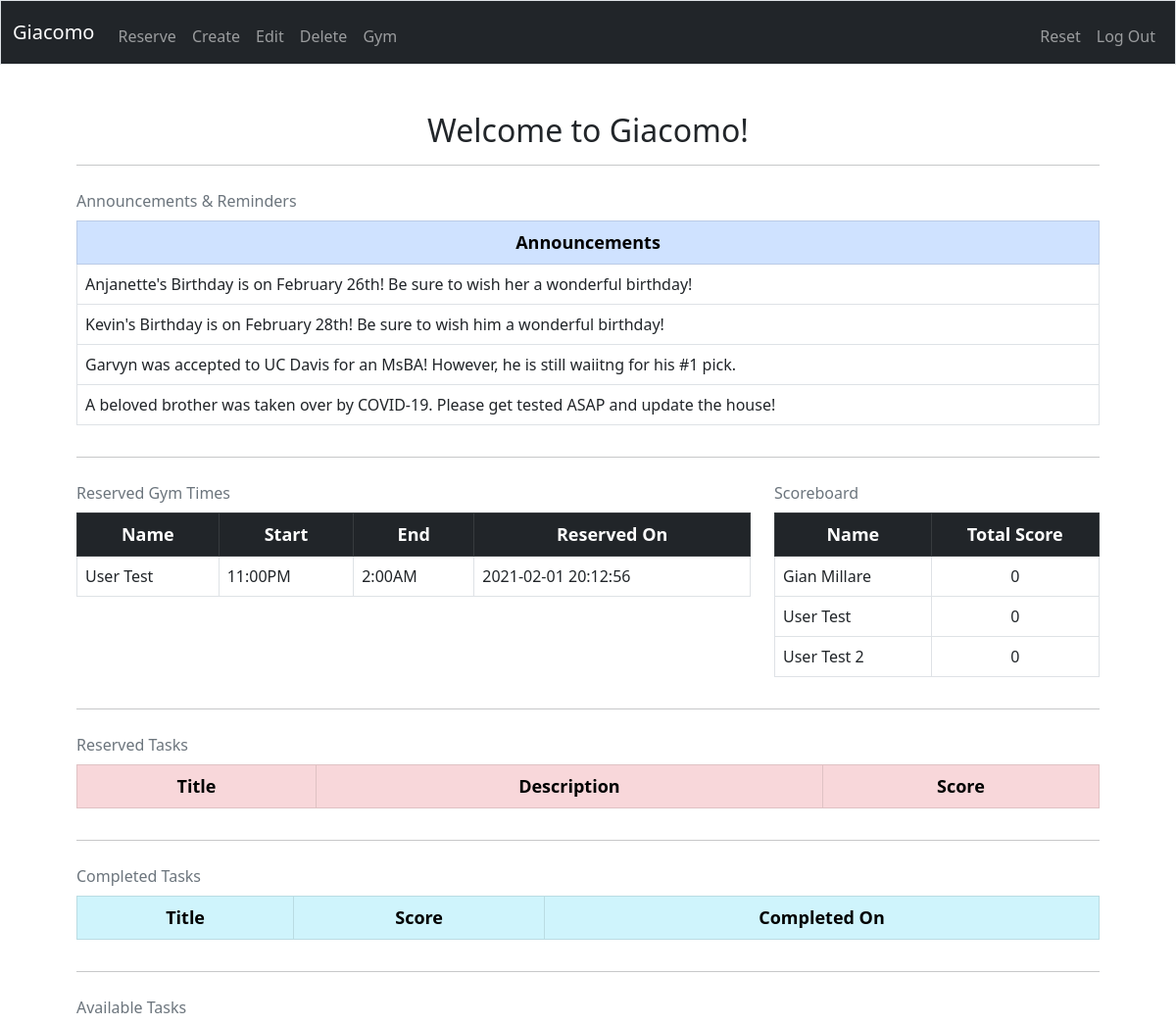
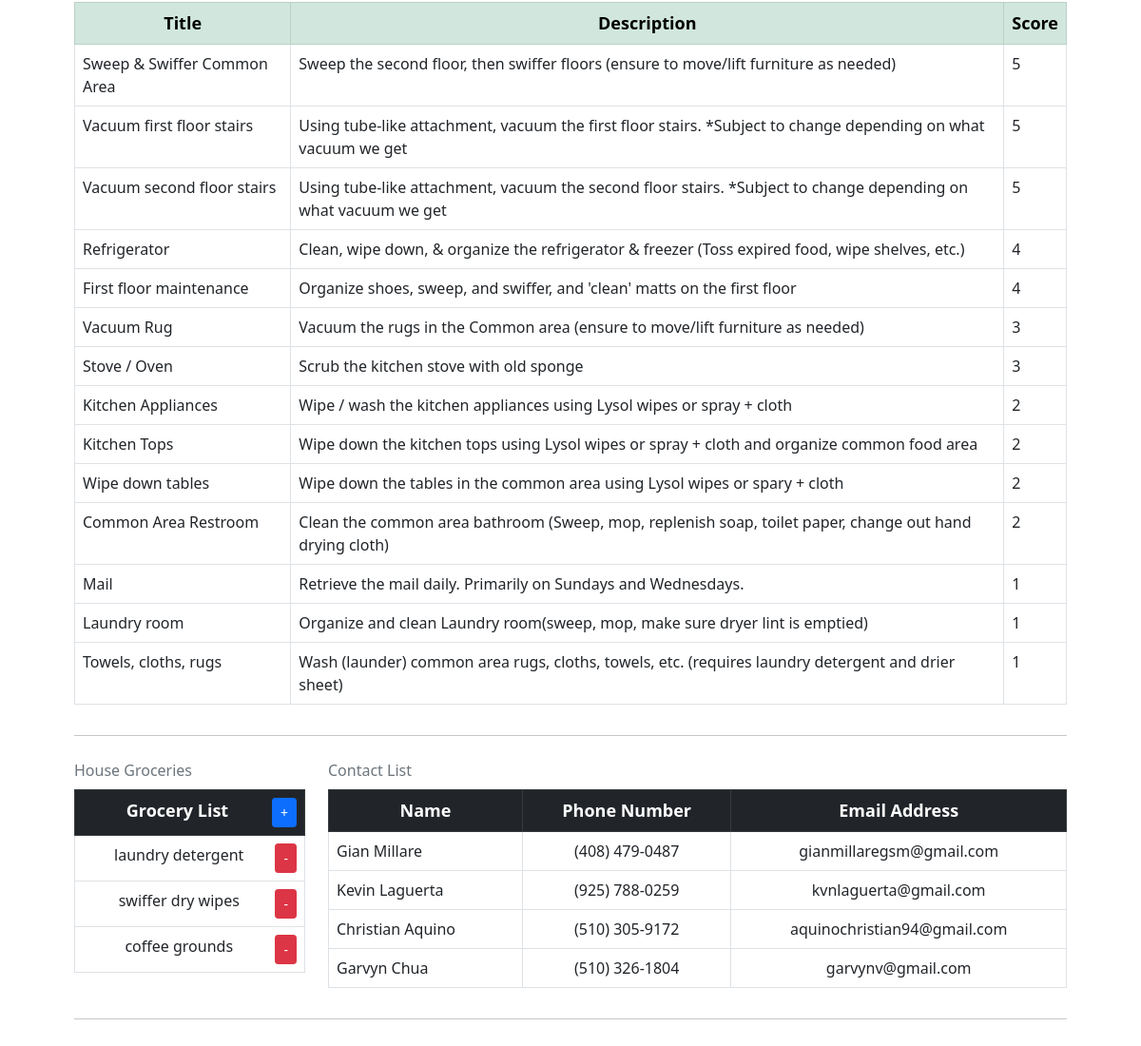
The app's page / (signed in) with its own data (2 pictures, top to bottom).
### tables this page shows
CREATE TABLE "reserved_gym" (
reserve_id INTEGER PRIMARY KEY AUTOINCREMENT NOT NULL,
user_id INTEGER NOT NULL,
start TEXT NOT NULL,
end TEXT NOT NULL,
date DATE DEFAULT (datetime('now','localtime')));

CREATE TABLE 'housemates' (
'id' INTEGER PRIMARY KEY AUTOINCREMENT NOT NULL,
'name' VARCHAR(255) NOT NULL,
'username' VARCHAR(255) NOT NULL,
'password' VARCHAR(255) NOT NULL
);

CREATE TABLE tasks (
task_id INTEGER PRIMARY KEY AUTOINCREMENT NOT NULL,
user_id INTEGER NOT NULL DEFAULT 0,
title TEXT NOT NULL,
description TEXT NOT NULL,
score INTEGER NOT NULL DEFAULT 1);

CREATE TABLE 'groceries' (
'item_id' INTEGER PRIMARY KEY AUTOINCREMENT NOT NULL,
'user_id' INTEGER NOT NULL DEFAULT 0,
'item' TEXT NOT NULL);

CREATE TABLE 'contacts' (
'name' TEXT NOT NULL,
'phone' TEXT NOT NULL,
'email' TEXT NOT NULL);

### app.py (the view, shortened to what this page needs)
@app.route("/", methods=["GET", "POST"])
@login_required
def index():
    c.execute("""
    SELECT reserve_id, title, description, score FROM reserved WHERE user_id = :user_id
    """, {"user_id": session["user_id"]})
    rows = c.fetchall()
    user_reserved_tasks = []
    c.execute("""
    SELECT title, score, completed_on FROM completed_tasks WHERE user_id = :user_id
    """, {"user_id": session["user_id"]})
    rows = c.fetchall()
    user_completed_tasks = []
    for row in rows:
        user_completed_tasks.append({
            "title": row[0],
            "score": row[1],
            "completed_on": row[2]
        })
    c.execute("""
    SELECT name, start, end, date FROM housemates
    INNER JOIN reserved_gym
    ON housemates.id = reserved_gym.user_id
    """)
    results = c.fetchall()
    display_reserved_gym = []
    for i in results:
        display_reserved_gym.append({
            "name": i[0],
            "start": i[1],
            "end": i[2],
            "date": i[3]
        })
    c.execute("""
    SELECT name, sum(score) FROM housemates
    INNER JOIN completed_tasks
    ON housemates.id = completed_tasks.user_id
    GROUP BY name;
    """)
    results = c.fetchall()
    scoreboard = []
    for i in results:
        scoreboard.append({
            "name": i[0],
            "score": i[1]
        })
    if len(scoreboard) == 0:
        c.execute("""
        SELECT name FROM housemates
        """)
        results = c.fetchall()
        for i in results:
            scoreboard.append({
                "name": i[0],
                "score": 0
            })
    c.execute("""
    SELECT title, description, score FROM tasks WHERE user_id = 0 ORDER BY score DESC
    """)
    available_tasks = c.fetchall()
    displaying_available_tasks = []
    for i in available_tasks:
        displaying_available_tasks.append({
            "title": i[0],
            "description": i[1],
            "score": i[2]
        })
    c.execute("""
    SELECT item_id, item from groceries
    """)
    results = c.fetchall()
    items = []
    for i in results:
        items.append({
            'item_id': i[0],
            'item':i[1]
        })
    c.execute("""
    SELECT name, phone, email FROM contacts
    """)
    results = c.fetchall()
    contact_info = []
    for i in results:
        contact_info.append({
            'name': i[0],
            'phone': i[1],
            'email': i[2]
        })
    return render_template("index.html", user_reserved_tasks=user_reserved_tasks, items=items, user_completed_tasks=user_completed_tasks, displaying_available_tasks=displaying_available_tasks, contact_info=contact_info, scoreboard=scoreboard, display_reserved_gym=display_reserved_gym)

### helpers.py (called while the page is built)
def login_required(f):
    @wraps(f)
    def decorated_functions(*args, **kwargs):
        if session.get("user_id") is None:
            return redirect("/login")
        return f(*args, **kwargs)
    return decorated_functions

### templates/index.html (shortened to what this page needs)
{% extends "layout.html" %}
{% block main %}
    <h2 style="text-align: center;">Welcome to Giacomo!</h2>
    <hr>
    <div class="row">
        <div class="col-12">
            <table class="table table-bordered caption-top">
                <caption>Announcements & Reminders</caption>
                <thead class="table-primary">
                    <tr>
                        <th scope="col" style="font-size: large; text-align: center;">Announcements</th>
                    </tr>
                </thead>
                <tbody>
                    <tr>
                        <td scope="row">Anjanette's Birthday is on February 26th! Be sure to wish her a wonderful birthday!</td>
                    </tr>
                    <tr>
                        <td scope="row">Kevin's Birthday is on February 28th! Be sure to wish him a wonderful birthday!</td>
                    </tr>
                    <tr>
                        <td scope="row">Garvyn was accepted to UC Davis for an MsBA! However, he is still waiitng for his #1 pick.</td>
                    </tr>
                    <tr>
                        <td scope="row">A beloved brother was taken over by COVID-19. Please get tested ASAP and update the house!</td>
                    </tr>
                </tbody>
            </table>
        </div>
    </div>
    <hr>
    <div class="row">
        <div class="col-8">
            <table class="table table-bordered caption-top">
                <caption>Reserved Gym Times</caption>
                <thead class="table-dark">
                    <tr>
                        <th scope="col" style="font-size: large; text-align: center;">Name</th>
                        <th scope="col" style="font-size: large; text-align: center;">Start</th>
                        <th scope="col" style="font-size: large; text-align: center;">End</th>
                        <th scope="col" style="font-size: large; text-align: center;">Reserved On</th>
                    </tr>
                </thead>
                <tbody>
                    {% for i in display_reserved_gym %}
                    <tr>
                        <td>{{ i.name }}</td>
                        <td>{{ i.start }}</td>
                        <td>{{ i.end }}</td>
                        <td>{{ i.date }}</td>
                    </tr>
                    {% endfor %}
                </tbody>
            </table>
        </div>
        <div class="col-4">
            <table class="table table-bordered caption-top">
                <caption>Scoreboard</caption>
                <thead class="table-dark">
                    <tr>
                        <th scope="col" style="font-size: large; text-align: center;">Name</th>
                        <th scope="col" style="font-size: large; text-align: center;">Total Score</th>
                    </tr>
                </thead>
                <tbody>
                    {% for i in scoreboard %}
                    <tr>
                        <td>{{ i.name }}</td>
                        <td style="text-align: center;">{{ i.score }}</td>
                    </tr>
                    {% endfor %}
                </tbody>
            </table>
        </div>
    </div>
    <hr>
    <div class="row">
        <div class="col-12">
            <table class="table table-bordered caption-top">
                <caption>Reserved Tasks</caption>
                <thead class="table-danger">
                    <tr>
                        <th scope="col" style="font-size: large; text-align: center;">Title</th>
                        <th scope="col" style="font-size: large; text-align: center;">Description</th>
                        <th scope="col" style="font-size: large; text-align: center;">Score</th>
                    </tr>
                </thead>
            </table>
        </div>
    </div>
    <hr>
    <div class="row">
        <div class="col-12">
            <table class="table table-bordered caption-top">
                <caption>Completed Tasks</caption>
                <thead class="table-info">
                    <tr>
                        <th scope="col" style="font-size: large; text-align: center;">Title</th>
                        <th scope="col" style="font-size: large; text-align: center;">Score</th>
                        <th scope="col" style="font-size: large; text-align: center;">Completed On</th>
                    </tr>
                </thead>
            </table>
        </div>
    </div>
    <hr>
    <div class="row">
        <div class="col-12">
            <table class="table table-bordered caption-top">
                <caption>Available Tasks</caption>
                <thead class="table-success">
                    <tr>
                        <th scope="col" style="font-size: large; text-align: center;">Title</th>
                        <th scope="col" style="font-size: large; text-align: center;">Description</th>
                        <th scope="col" style="font-size: large; text-align: center;">Score</th>
                    </tr>
                </thead>
                <tbody>
                    {% for i in displaying_available_tasks %}
                        <tr>
                            <td>{{ i.title }}</td>
                            <td>{{ i.description }}</td>
                            <td>{{ i.score }}</td>
                        </tr>
                    {% endfor %}
                </tbody>
            </table>
        </div>
    </div>
    <hr>
    <div class="row">
        <div class="col-3">
            <table class="table table-bordered caption-top">
                <caption>House Groceries</caption>
                <thead class="table-dark">
                    <tr>
                        <th scope="col" style="font-size: large; text-align: center;">Grocery List<a href="/add_grocery" style="float: right;" class="btn btn-primary btn-sm" role="button">+</a></th>
                    </tr>
                </thead>
                <tbody>
                    {% for item in items %}
                    <tr style="text-align: center;">
                        <td>{{ item.item }} <form style="display: inline; float: right;" method="POST" action="{{ url_for('delete_grocery', item_id=item.item_id) }}"><button class="btn btn-danger btn-sm" type="submit">-</button></form> </td>
                    </tr>
                    {% endfor %}
                </tbody>
            </table>
        </div>
        <div class="col-9">
            <table class="table table-bordered caption-top">
                <caption>Contact List</caption>
                <thead class="table-dark">
                    <tr>
                        <th scope="col" style="font-size: large; text-align: center;">Name</th>
                        <th scope="col" style="font-size: large; text-align: center;">Phone Number</th>
                        <th scope="col" style="font-size: large; text-align: center;">Email Address</th>
                    </tr>
                </thead>
                <tbody>
                    {% for i in contact_info %}
                    <tr>
                        <td>{{ i["name"] }}</td>
                        <td style="text-align: center;">{{ i["phone"] }}</td>
                        <td style="text-align: center;">{{ i["email"] }}</td>
                    </tr>
                    {% endfor %}
                </tbody>
            </table>
        </div>
    </div>
    <hr>
{% endblock %}

### templates/layout.html (shortened to what this page needs)
<!DOCTYPE html>
<html lang="en">
    <head>
        <link href="https://cdn.jsdelivr.net/npm/bootstrap@5.0.0-beta1/dist/css/bootstrap.min.css" rel="stylesheet">
        <link href="/static/styles.css" rel="stylesheet">
    </head>
    <body>
        <nav class="navbar navbar-expand-lg navbar-dark bg-dark border">
            <div class="container-fluid">
                <a class="navbar-brand" href="/"><span class="giacomo_brand">Giacomo</span></a>
                <div class="collapse navbar-collapse" id="navbar">
                    {% if session.user_id %}
                        <ul class="navbar-nav mr-auto mt-2">
                            <li class="nav-item"><a class="nav-link" href="/reserve">Reserve</a></li>
                            <li class="nav-item"><a class="nav-link" href="/create">Create</a></li>
                            <li class="nav-item"><a class="nav-link" href="/edit">Edit</a></li>
                            <li class="nav-item"><a class="nav-link" href="/delete">Delete</a></li>
                            <li class="nav-item"><a class="nav-link" href="/gym">Gym</a></li>
                        </ul>
                        <ul class="navbar-nav ms-auto mt-2">
                            <li class="nav-item"><a class="nav-link" href="/reset">Reset</a></li>
                            <li class="nav-item"><a class="nav-link" href="/logout">Log Out</a></li>
                        </ul>
                    {% else %}
                        <ul class="navbar-nav ms-auto mt-2">
                            <li class="nav-item"><a class="nav-link" href="/register">Register</a></li>
                            <li class="nav-item"><a class="nav-link" href="/login">Log In</a></li>
                        </ul>
                    {% endif %}
                </div>
            </div>
        </nav>
        <main class="container p-5">
            {% block main %}{% endblock %}
        </main>
    </body>
</html>

### records on screen
reserved_gym: name "User Test", start "11:00PM", end "2:00AM", date "2021-02-01 20:12:56"
housemates: name "Gian Millare", score "0"
housemates: name "User Test", score "0"
housemates: name "User Test 2", score "0"
tasks: title "Sweep & Swiffer Common Area", description "Sweep the second floor, then swiffer floors (ensure to move/lift furniture as needed)", score "5"
tasks: title "Vacuum first floor stairs", description "Using tube-like attachment, vacuum the first floor stairs. *Subject to change depending on what vacuum we get", score "5"
tasks: title "Vacuum second floor stairs", description "Using tube-like attachment, vacuum the second floor stairs. *Subject to change depending on what vacuum we get", score "5"
tasks: title "Refrigerator", description "Clean, wipe down, & organize the refrigerator & freezer (Toss expired food, wipe shelves, etc.)", score "4"
tasks: title "First floor maintenance", description "Organize shoes, sweep, and swiffer, and 'clean' matts on the first floor", score "4"
tasks: title "Vacuum Rug", description "Vacuum the rugs in the Common area (ensure to move/lift furniture as needed)", score "3"
tasks: title "Stove / Oven", description "Scrub the kitchen stove with old sponge", score "3"
tasks: title "Kitchen Appliances", description "Wipe / wash the kitchen appliances using Lysol wipes or spray + cloth", score "2"
tasks: title "Kitchen Tops", description "Wipe down the kitchen tops using Lysol wipes or spray + cloth and organize common food area", score "2"
tasks: title "Wipe down tables", description "Wipe down the tables in the common area using Lysol wipes or spary + cloth", score "2"
tasks: title "Common Area Restroom", description "Clean the common area bathroom (Sweep, mop, replenish soap, toilet paper, change out hand drying cloth)", score "2"
tasks: title "Mail", description "Retrieve the mail daily. Primarily on Sundays and Wednesdays.", score "1"
tasks: title "Laundry room", description "Organize and clean Laundry room(sweep, mop, make sure dryer lint is emptied)", score "1"
tasks: title "Towels, cloths, rugs", description "Wash (launder) common area rugs, cloths, towels, etc. (requires laundry detergent and drier sheet)", score "1"
groceries: item "laundry detergent"
groceries: item "swiffer dry wipes"
groceries: item "coffee grounds"
contacts: name "Gian Millare", phone "(408) 479-0487", email "gianmillaregsm@gmail.com"
contacts: name "Kevin Laguerta", phone "(925) 788-0259", email "kvnlaguerta@gmail.com"
contacts: name "Christian Aquino", phone "(510) 305-9172", email "aquinochristian94@gmail.com"
contacts: name "Garvyn Chua", phone "(510) 326-1804", email "garvynv@gmail.com"
